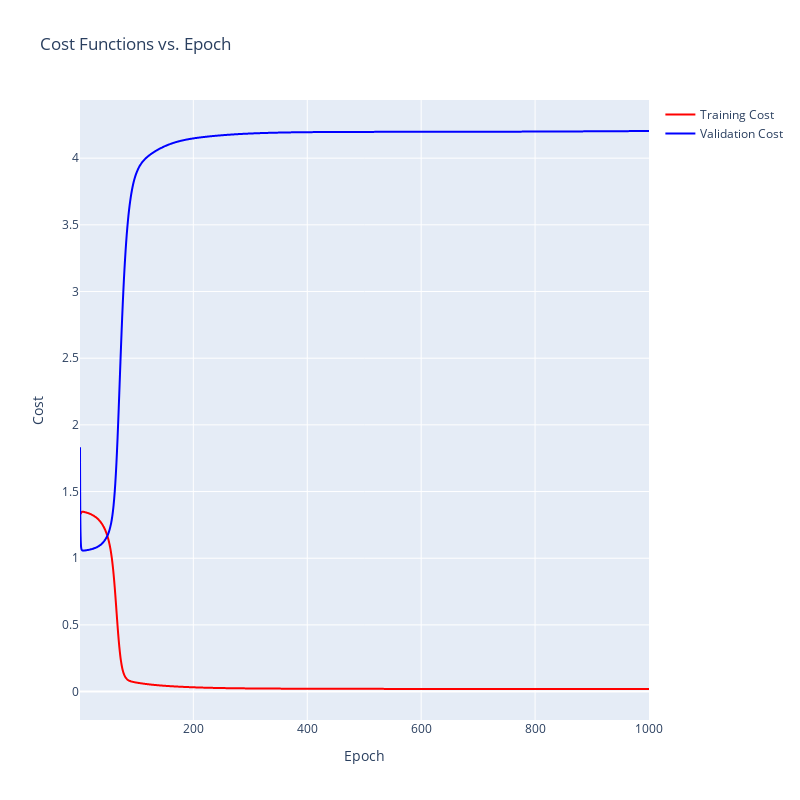

Notebook code cell kept with this figure:
### Code cell
fig = go.Figure(data=go.Line(
    x=np.array(list(range(1000)))+1,
    y=losses,
    name='Training Cost',
    mode='lines',
    line_shape='spline',
    marker=dict(
        color = 'red'
    )
))

fig.add_trace(go.Line(
    x=np.array(list(range(1000)))+1,
    y=val_losses,
    name='Validation Cost',
    mode='lines',
    line_shape='spline',
    marker=dict(
        color = 'blue'
    )
))

fig.update_layout(height=800, width=800,
                  showlegend=True,
                  title='Cost Functions vs. Epoch',
                  xaxis_title='Epoch',
                  yaxis_title='Cost')


fig.show()

### Figure 1 — Plotly figure (JSON) as saved in the notebook; plotly's stock layout.template omitted (floating-point values rounded to 4 significant figures; data arrays with more than 128 entries replaced by an {"elided": "..."} marker saying what was removed)
{"data": [{"line": {"shape": "spline"}, "marker": {"color": "red"}, "mode": "lines", "name": "Training Cost", "type": "scatter", "x": {"elided": "1000 int values"}, "y": {"elided": "1000 float values"}}, {"line": {"shape": "spline"}, "marker": {"color": "blue"}, "mode": "lines", "name": "Validation Cost", "type": "scatter", "x": {"elided": "1000 int values"}, "y": {"elided": "1000 float values"}}], "layout": {"height": 800, "showlegend": true, "title": {"text": "Cost Functions vs. Epoch"}, "width": 800, "xaxis": {"title": {"text": "Epoch"}}, "yaxis": {"title": {"text": "Cost"}}}}
